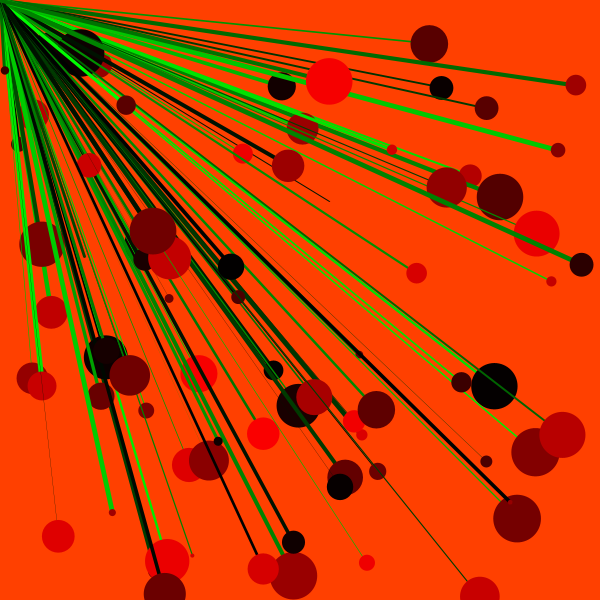
Frame 1 (no input)
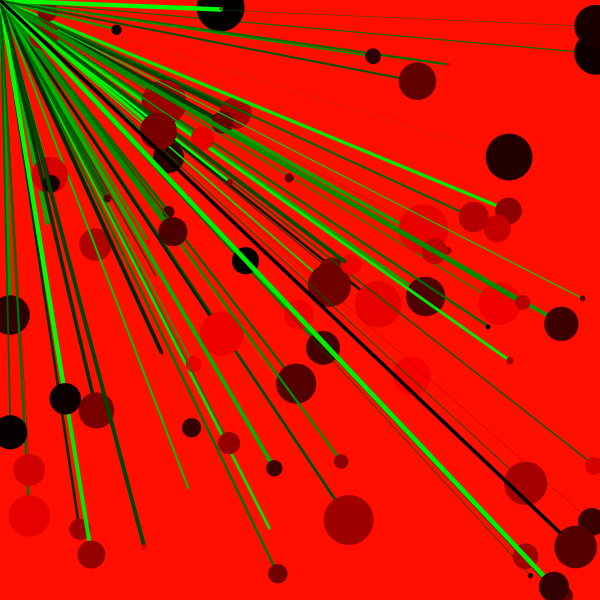
Frame 60 (the mouse pressed at the canvas centre just before this capture)
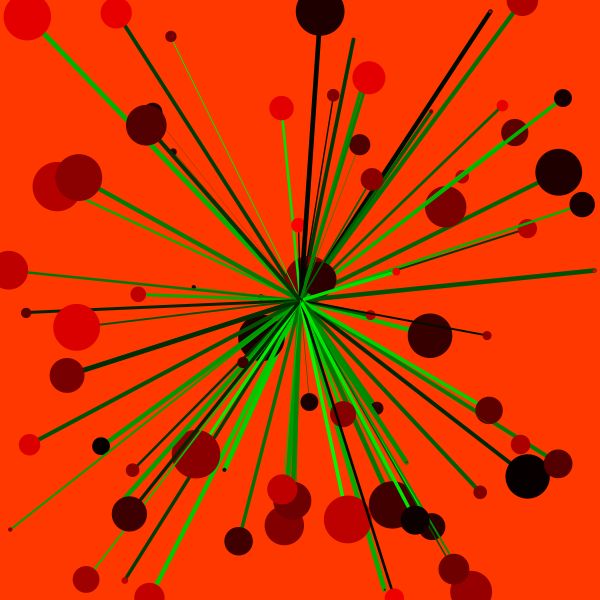
Frame 120 (the mouse held since frame 60 and released just before this capture)

The Processing sketch that drew these frames (run headless with seeded random() and noise(); from frame 60 on, the mouse is pressed at the canvas centre):

// Processing sketch: processing_58764
// ── processing_58764.pde

void setup () {//comando para defenir as propriedades do ambiente inicial, tais como tamalho da janela, cor de fundo, carregar imagemm, etc. antes de começar a executar 

  frameRate(5); // frames que gera por segundo
  size (600, 600); // comando para defenir o tamaho da janela  em pixeis, primeiro parametro é a largura e o segundo é altura
  smooth(); // suaviza a imagem, melhora a qualidade de imagens redimensionadas 
  //noLoop();  para o processo que continua a executar o codigo dentro do draw(), deve ser a ultima linha de codigo dentro do setup(). 
  
}

void draw() { //comando para executar 

  background ( 255, random (100),0);//random permite-me escolher uma cor aleatoria

  for (int i=0 ; i < 800 ; i = i+10) {//isto define um ciclo que vai de 0 a 800 icrementando sempre mais 1 linha

    int x1 = width/2;//gera uma variavel inteira  x1 que corresponde a metade da largura da tela 
    int y1 = height/2;// gera uma variavel inteira que corresponde a metade da altura da tela 
    float x2 = random (width);//gera uma varaivel que corresponde a aqualquer valor da tela neste ca so no eixo x
    float y2 = random (height);//gera uma varaivel que corresponde a aqualquer valor da tela neste ca so no eixo y
    stroke(0, random (255), 0);// gera valores aleatóriso para a componente verde para a linha
    strokeWeight(random(5));// gera valores aleatórios para a espessura da linha entre 5 e 10
    line (mouseX, mouseY, x2, y2); //linha e os seus dois pontos extremos 
   
   
    float d = random (50);
    fill(random(255),0,0);
    noStroke();
    ellipse (x2, y2, d, d);  
  }
  
}
